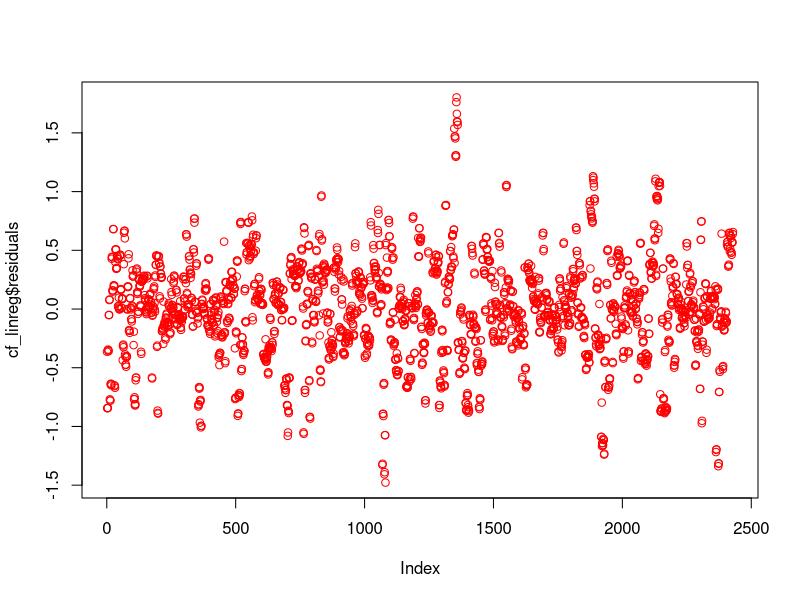
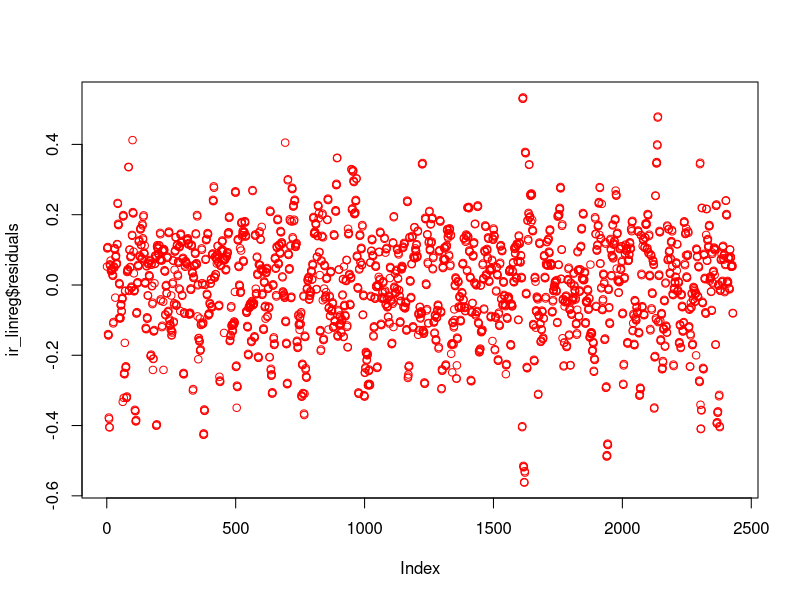
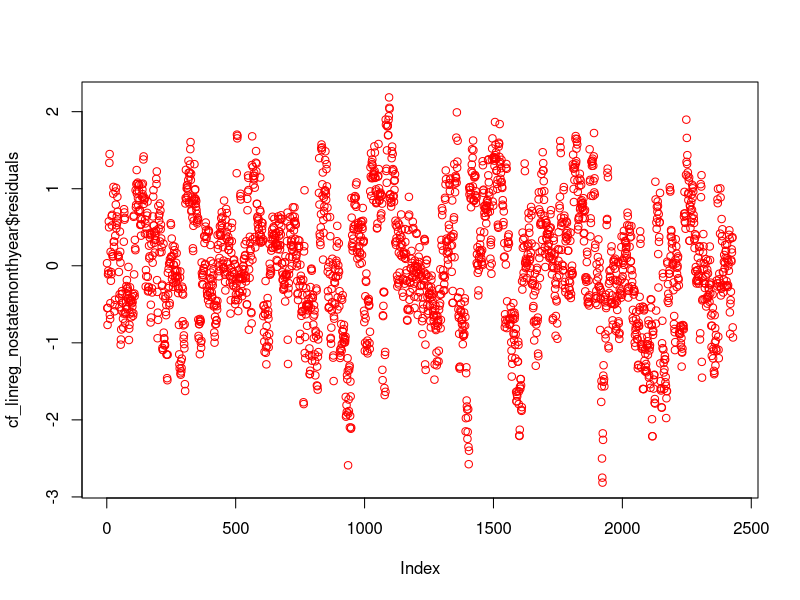

Write R code to recreate these figures, in order. (Note: this script raises an error after producing the figures.)
## ---- chunk 1
library(MASS) # includes two pima data sets
library(tidyverse)
library(caret) # An extremely useful library, but here we'll just use it for splitting
# training data
library(corrplot)
## ---- chunk 2
train_cf <- read.csv('TrainTestDatasets/Train_CaseFatality.csv', header = TRUE)
test_cf <- read.csv('TrainTestDatasets/Test_CaseFatality.csv', header = TRUE)
train_ir <- read.csv('TrainTestDatasets/Train_Incident.csv', header = TRUE)
test_ir <- read.csv('TrainTestDatasets/Test_Incident.csv', header = TRUE)
## ---- chunk 3
cf_linreg = lm(Case_Fatality_Ratio~., data = subset(train_cf, select = -c(Incident_Rate, Confirmed, Deaths, Total_Test_Results, Testing_Rate)))
cf_linreg

plot(cf_linreg$residuals, col = 'red')
## ---- chunk 4
# Predict values - Test Error
lm_preds = predict(cf_linreg, test_cf)
prediction_df = bind_cols("Actual" = test_cf$Case_Fatality_Ratio, 
                          "Predictions" = lm_preds)
prediction_df

# Calculate the percent error - Test Error
percent_error = (abs(prediction_df$Predictions-prediction_df$Actual)/prediction_df$Actual)*100
mean(percent_error)
print(percent_error)
## ---- chunk 5
# Predictive Model - Training
lm_preds_train = predict(cf_linreg, train_cf)
prediction_df_train = bind_cols("Actual" = train_cf$Case_Fatality_Ratio, 
                          "Predictions" = lm_preds_train)
prediction_df_train

# Calculate the percent error - Training Error
percent_error_train = (abs(prediction_df_train$Predictions-prediction_df_train$Actual)/prediction_df_train$Actual)*100
mean(percent_error_train)
print(percent_error_train)
## ---- chunk 6
ir_linreg = lm(Incident_Rate~., data = subset(train_cf, select = -c(Case_Fatality_Ratio, Confirmed, Deaths, Total_Test_Results, Testing_Rate)))
ir_linreg

plot(ir_linreg$residuals, col = 'red')
## ---- chunk 7
# Predict values
lm_preds_ir = predict(ir_linreg, test_ir)
prediction_df_ir = bind_cols("Actual" = test_ir$Incident_Rate, 
                             "Predictions" = lm_preds_ir)
prediction_df_ir

# Calculate the percent error
percent_error_ir = (abs(prediction_df_ir$Predictions-prediction_df_ir$Actual)/prediction_df_ir$Actual)*100
mean(percent_error_ir)
print(percent_error_ir)
## ---- chunk 8
# Predictive Model - Training
lm_preds_train_2 = predict(ir_linreg, train_ir)
prediction_df_train_2 = bind_cols("Actual" = train_ir$Incident_Rate, 
                                  "Predictions" = lm_preds_train_2)
prediction_df_train_2

# Calculate the percent error - Training Error
percent_error_train_2 = (abs(prediction_df_train_2$Predictions-prediction_df_train_2$Actual)/prediction_df_train_2$Actual)*100
mean(percent_error_train_2)
print(percent_error_train_2)
## ---- chunk 9
# Using datasets with PC's and removing year + month
train_cf_2 <- read.csv('TrainTestDatasets/Train_CaseFatality_PCA.csv', header = TRUE)
test_cf_2 <- read.csv('TrainTestDatasets/Test_CaseFatality_PCA.csv', header = TRUE)
train_ir_2 <- read.csv('TrainTestDatasets/Train_Incident_PCA.csv', header = TRUE)
test_ir_2 <- read.csv('TrainTestDatasets/Test_IncidentRate_PCA.csv', header = TRUE)
## ---- chunk 10
cf_linreg_nostatemonthyear = lm(Case_Fatality_Ratio~., data = subset(train_cf_2, select = -c(Incident_Rate, Confirmed, Deaths, Total_Test_Results, Testing_Rate, State, Month, Year)))
cf_linreg_nostatemonthyear

plot(cf_linreg_nostatemonthyear$residuals, col = 'red')
## ---- chunk 11
# Predict values
lm_preds_3 = predict(cf_linreg_nostatemonthyear, test_cf_2)
prediction_df_3 = bind_cols("Actual" = test_cf_2$Case_Fatality_Ratio, 
                            "Predictions" = lm_preds_3)
prediction_df_3

# Calculate the percent error
percent_error_3 = (abs(prediction_df_3$Predictions-prediction_df_3$Actual)/prediction_df_3$Actual)*100
mean(percent_error_3)
print(percent_error_3)
## ---- chunk 12
# Predict values - training error
lm_preds_train_3 = predict(cf_linreg_nostatemonthyear, train_cf_2)
prediction_df_train_3 = bind_cols("Actual" = train_cf_2$Case_Fatality_Ratio, 
                                  "Predictions" = lm_preds_train_3)
prediction_df_train_3

# Calculate the percent error - training error
percent_error_train_3 = (abs(prediction_df_train_3$Predictions-prediction_df_train_3$Actual)/prediction_df_train_3$Actual)*100
mean(percent_error_train_3)
print(percent_error_train_3)
## ---- chunk 13
ir_linreg_nostatemonthyear = lm(Incident_Rate~., data = subset(train_ir_2, select = -c(Case_Fatality_Ratio, Confirmed, Deaths, Total_Test_Results, Testing_Rate, State, Month, Year)))
ir_linreg_nostatemonthyear

plot(ir_linreg_nostatemonthyear$residuals, col = 'red')
## ---- chunk 14
# Predict values
lm_preds_4 = predict(ir_linreg_nostatemonthyear, test_ir_2)
prediction_df_4 = bind_cols("Actual" = test_ir_2$Incident_Rate, 
                            "Predictions" = lm_preds_4)
prediction_df_4

# Calculate the percent error
percent_error_4 = (abs(prediction_df_4$Predictions-prediction_df_4$Actual)/prediction_df_4$Actual)*100
mean(percent_error_4)
print(percent_error_4)
## ---- chunk 15
# Predict values - training error
lm_preds_train_4 = predict(ir_linreg_nostatemonthyear, train_ir_2)
prediction_df_train_4 = bind_cols("Actual" = train_ir_2$Incident_Rate, 
                                  "Predictions" = lm_preds_train_4)
prediction_df_train_4

# Calculate the percent error - training error
percent_error_train_4 = (abs(prediction_df_train_4$Predictions-prediction_df_train_4$Actual)/prediction_df_train_4$Actual)*100
mean(percent_error_train_4)
print(percent_error_train_4)
